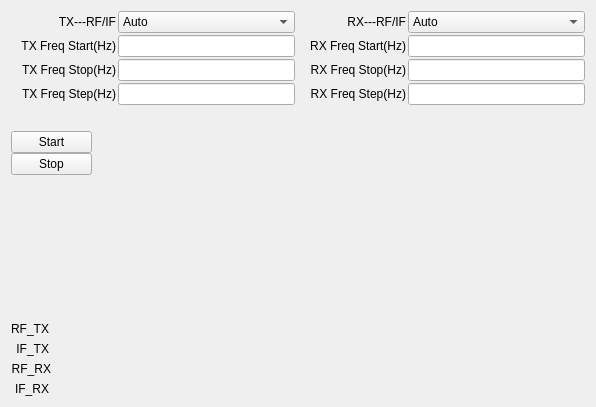
<?xml version="1.0" encoding="UTF-8"?>
<ui version="4.0">
 <class>QTestFreqResDlg</class>
 <widget class="QWidget" name="QTestFreqResDlg">
  <property name="geometry">
   <rect>
    <x>0</x>
    <y>0</y>
    <width>596</width>
    <height>407</height>
   </rect>
  </property>
  <property name="windowTitle">
   <string>Form</string>
  </property>
  <layout class="QVBoxLayout" name="verticalLayout_4" stretch="0,1">
   <item>
    <layout class="QHBoxLayout" name="horizontalLayout">
     <item>
      <layout class="QVBoxLayout" name="verticalLayout">
       <property name="spacing">
        <number>2</number>
       </property>
       <item>
        <layout class="QHBoxLayout" name="horizontalLayout_4">
         <item>
          <widget class="QLabel" name="label_3">
           <property name="sizePolicy">
            <sizepolicy hsizetype="Fixed" vsizetype="Fixed">
             <horstretch>0</horstretch>
             <verstretch>0</verstretch>
            </sizepolicy>
           </property>
           <property name="minimumSize">
            <size>
             <width>105</width>
             <height>16</height>
            </size>
           </property>
           <property name="text">
            <string>TX---RF/IF</string>
           </property>
           <property name="alignment">
            <set>Qt::AlignRight|Qt::AlignTrailing|Qt::AlignVCenter</set>
           </property>
          </widget>
         </item>
         <item>
          <widget class="QComboBox" name="comboBoxTX_RF_IF">
           <property name="enabled">
            <bool>true</bool>
           </property>
           <property name="baseSize">
            <size>
             <width>132</width>
             <height>0</height>
            </size>
           </property>
           <item>
            <property name="text">
             <string>Auto</string>
            </property>
           </item>
           <item>
            <property name="text">
             <string>X</string>
            </property>
           </item>
           <item>
            <property name="text">
             <string>RF</string>
            </property>
           </item>
           <item>
            <property name="text">
             <string>IF</string>
            </property>
           </item>
           <item>
            <property name="text">
             <string>RF+IF</string>
            </property>
           </item>
          </widget>
         </item>
        </layout>
       </item>
       <item>
        <layout class="QHBoxLayout" name="horizontalLayoutFreqStar">
         <item>
          <widget class="QLabel" name="labelTXFreqStar">
           <property name="sizePolicy">
            <sizepolicy hsizetype="Fixed" vsizetype="Fixed">
             <horstretch>0</horstretch>
             <verstretch>0</verstretch>
            </sizepolicy>
           </property>
           <property name="minimumSize">
            <size>
             <width>105</width>
             <height>16</height>
            </size>
           </property>
           <property name="text">
            <string>TX Freq Start(Hz)</string>
           </property>
           <property name="alignment">
            <set>Qt::AlignRight|Qt::AlignTrailing|Qt::AlignVCenter</set>
           </property>
           <property name="buddy">
            <cstring>lineEditTXFreqStar</cstring>
           </property>
          </widget>
         </item>
         <item>
          <widget class="QLineEdit" name="lineEditTXFreqStar"/>
         </item>
        </layout>
       </item>
       <item>
        <layout class="QHBoxLayout" name="horizontalLayoutFreqStop">
         <item>
          <widget class="QLabel" name="labelTXFreqStop">
           <property name="sizePolicy">
            <sizepolicy hsizetype="Fixed" vsizetype="Fixed">
             <horstretch>0</horstretch>
             <verstretch>0</verstretch>
            </sizepolicy>
           </property>
           <property name="minimumSize">
            <size>
             <width>105</width>
             <height>16</height>
            </size>
           </property>
           <property name="text">
            <string>TX Freq Stop(Hz)</string>
           </property>
           <property name="alignment">
            <set>Qt::AlignRight|Qt::AlignTrailing|Qt::AlignVCenter</set>
           </property>
           <property name="buddy">
            <cstring>lineEditTXFreqStop</cstring>
           </property>
          </widget>
         </item>
         <item>
          <widget class="QLineEdit" name="lineEditTXFreqStop"/>
         </item>
        </layout>
       </item>
       <item>
        <layout class="QHBoxLayout" name="horizontalLayoutFreqStep">
         <item>
          <widget class="QLabel" name="labelTXFreqStep">
           <property name="sizePolicy">
            <sizepolicy hsizetype="Fixed" vsizetype="Fixed">
             <horstretch>0</horstretch>
             <verstretch>0</verstretch>
            </sizepolicy>
           </property>
           <property name="minimumSize">
            <size>
             <width>105</width>
             <height>16</height>
            </size>
           </property>
           <property name="text">
            <string>TX Freq Step(Hz)</string>
           </property>
           <property name="alignment">
            <set>Qt::AlignRight|Qt::AlignTrailing|Qt::AlignVCenter</set>
           </property>
           <property name="buddy">
            <cstring>lineEditTXFreqStep</cstring>
           </property>
          </widget>
         </item>
         <item>
          <widget class="QLineEdit" name="lineEditTXFreqStep">
           <property name="sizePolicy">
            <sizepolicy hsizetype="Expanding" vsizetype="Fixed">
             <horstretch>0</horstretch>
             <verstretch>0</verstretch>
            </sizepolicy>
           </property>
           <property name="readOnly">
            <bool>false</bool>
           </property>
          </widget>
         </item>
        </layout>
       </item>
      </layout>
     </item>
     <item>
      <layout class="QVBoxLayout" name="verticalLayout_2">
       <property name="spacing">
        <number>2</number>
       </property>
       <item>
        <layout class="QHBoxLayout" name="horizontalLayout_5">
         <item>
          <widget class="QLabel" name="label_4">
           <property name="sizePolicy">
            <sizepolicy hsizetype="Fixed" vsizetype="Fixed">
             <horstretch>0</horstretch>
             <verstretch>0</verstretch>
            </sizepolicy>
           </property>
           <property name="minimumSize">
            <size>
             <width>105</width>
             <height>16</height>
            </size>
           </property>
           <property name="text">
            <string>RX---RF/IF</string>
           </property>
           <property name="alignment">
            <set>Qt::AlignRight|Qt::AlignTrailing|Qt::AlignVCenter</set>
           </property>
          </widget>
         </item>
         <item>
          <widget class="QComboBox" name="comboBoxRX_RF_IF">
           <property name="enabled">
            <bool>true</bool>
           </property>
           <property name="baseSize">
            <size>
             <width>132</width>
             <height>0</height>
            </size>
           </property>
           <item>
            <property name="text">
             <string>Auto</string>
            </property>
           </item>
           <item>
            <property name="text">
             <string>X</string>
            </property>
           </item>
           <item>
            <property name="text">
             <string>RF</string>
            </property>
           </item>
           <item>
            <property name="text">
             <string>IF</string>
            </property>
           </item>
           <item>
            <property name="text">
             <string>RF+IF</string>
            </property>
           </item>
          </widget>
         </item>
        </layout>
       </item>
       <item>
        <layout class="QHBoxLayout" name="horizontalLayoutFreqStar_2">
         <item>
          <widget class="QLabel" name="labelRXFreqStar">
           <property name="sizePolicy">
            <sizepolicy hsizetype="Fixed" vsizetype="Fixed">
             <horstretch>0</horstretch>
             <verstretch>0</verstretch>
            </sizepolicy>
           </property>
           <property name="minimumSize">
            <size>
             <width>105</width>
             <height>16</height>
            </size>
           </property>
           <property name="text">
            <string>RX Freq Start(Hz)</string>
           </property>
           <property name="alignment">
            <set>Qt::AlignRight|Qt::AlignTrailing|Qt::AlignVCenter</set>
           </property>
           <property name="buddy">
            <cstring>lineEditTXFreqStar</cstring>
           </property>
          </widget>
         </item>
         <item>
          <widget class="QLineEdit" name="lineEditRXFreqStar"/>
         </item>
        </layout>
       </item>
       <item>
        <layout class="QHBoxLayout" name="horizontalLayoutFreqStop_2">
         <item>
          <widget class="QLabel" name="labelRXFreqStop">
           <property name="sizePolicy">
            <sizepolicy hsizetype="Fixed" vsizetype="Fixed">
             <horstretch>0</horstretch>
             <verstretch>0</verstretch>
            </sizepolicy>
           </property>
           <property name="minimumSize">
            <size>
             <width>105</width>
             <height>16</height>
            </size>
           </property>
           <property name="text">
            <string>RX Freq Stop(Hz)</string>
           </property>
           <property name="alignment">
            <set>Qt::AlignRight|Qt::AlignTrailing|Qt::AlignVCenter</set>
           </property>
           <property name="buddy">
            <cstring>lineEditTXFreqStop</cstring>
           </property>
          </widget>
         </item>
         <item>
          <widget class="QLineEdit" name="lineEditRXFreqStop"/>
         </item>
        </layout>
       </item>
       <item>
        <layout class="QHBoxLayout" name="horizontalLayoutFreqStep_2">
         <item>
          <widget class="QLabel" name="labeRXFreqStep">
           <property name="sizePolicy">
            <sizepolicy hsizetype="Fixed" vsizetype="Fixed">
             <horstretch>0</horstretch>
             <verstretch>0</verstretch>
            </sizepolicy>
           </property>
           <property name="minimumSize">
            <size>
             <width>105</width>
             <height>16</height>
            </size>
           </property>
           <property name="text">
            <string>RX Freq Step(Hz)</string>
           </property>
           <property name="alignment">
            <set>Qt::AlignRight|Qt::AlignTrailing|Qt::AlignVCenter</set>
           </property>
           <property name="buddy">
            <cstring>lineEditTXFreqStep</cstring>
           </property>
          </widget>
         </item>
         <item>
          <widget class="QLineEdit" name="lineEditRXFreqStep">
           <property name="sizePolicy">
            <sizepolicy hsizetype="Expanding" vsizetype="Fixed">
             <horstretch>0</horstretch>
             <verstretch>0</verstretch>
            </sizepolicy>
           </property>
          </widget>
         </item>
        </layout>
       </item>
       <item>
        <layout class="QHBoxLayout" name="horizontalLayoutRefMethod_3"/>
       </item>
      </layout>
     </item>
    </layout>
   </item>
   <item>
    <layout class="QHBoxLayout" name="horizontalLayout_2" stretch="1,10">
     <item>
      <layout class="QVBoxLayout" name="verticalLayout_3">
       <item>
        <spacer name="verticalSpacer1">
         <property name="orientation">
          <enum>Qt::Vertical</enum>
         </property>
         <property name="sizeType">
          <enum>QSizePolicy::Fixed</enum>
         </property>
         <property name="sizeHint" stdset="0">
          <size>
           <width>20</width>
           <height>20</height>
          </size>
         </property>
        </spacer>
       </item>
       <item>
        <layout class="QHBoxLayout" name="horizontalLayoutThreadCtrl">
         <property name="spacing">
          <number>0</number>
         </property>
         <item>
          <layout class="QVBoxLayout" name="verticalLayoutStarPaus">
           <property name="spacing">
            <number>0</number>
           </property>
           <item>
            <widget class="QPushButton" name="pushButtonStar">
             <property name="sizePolicy">
              <sizepolicy hsizetype="Expanding" vsizetype="Fixed">
               <horstretch>0</horstretch>
               <verstretch>0</verstretch>
              </sizepolicy>
             </property>
             <property name="text">
              <string>Start</string>
             </property>
            </widget>
           </item>
           <item>
            <widget class="QPushButton" name="pushButtonStop">
             <property name="sizePolicy">
              <sizepolicy hsizetype="Expanding" vsizetype="Fixed">
               <horstretch>0</horstretch>
               <verstretch>0</verstretch>
              </sizepolicy>
             </property>
             <property name="text">
              <string>Stop</string>
             </property>
            </widget>
           </item>
          </layout>
         </item>
        </layout>
       </item>
       <item>
        <spacer name="verticalSpacer_2">
         <property name="orientation">
          <enum>Qt::Vertical</enum>
         </property>
         <property name="sizeHint" stdset="0">
          <size>
           <width>13</width>
           <height>13</height>
          </size>
         </property>
        </spacer>
       </item>
       <item>
        <layout class="QHBoxLayout" name="horizontalLayout_6">
         <item>
          <widget class="QLabel" name="labelResultRF_TX">
           <property name="text">
            <string>RF_TX</string>
           </property>
           <property name="alignment">
            <set>Qt::AlignRight|Qt::AlignTrailing|Qt::AlignVCenter</set>
           </property>
          </widget>
         </item>
         <item>
          <widget class="QLed" name="resultRF_TX" native="true">
           <property name="minimumSize">
            <size>
             <width>35</width>
             <height>0</height>
            </size>
           </property>
          </widget>
         </item>
        </layout>
       </item>
       <item>
        <layout class="QHBoxLayout" name="horizontalLayout_9">
         <item>
          <widget class="QLabel" name="labelResultIF_TX">
           <property name="text">
            <string>IF_TX</string>
           </property>
           <property name="alignment">
            <set>Qt::AlignRight|Qt::AlignTrailing|Qt::AlignVCenter</set>
           </property>
          </widget>
         </item>
         <item>
          <widget class="QLed" name="resultIF_TX" native="true">
           <property name="minimumSize">
            <size>
             <width>35</width>
             <height>0</height>
            </size>
           </property>
          </widget>
         </item>
        </layout>
       </item>
       <item>
        <layout class="QHBoxLayout" name="horizontalLayout_8">
         <item>
          <widget class="QLabel" name="labelResultRF_RX">
           <property name="text">
            <string>RF_RX</string>
           </property>
           <property name="alignment">
            <set>Qt::AlignRight|Qt::AlignTrailing|Qt::AlignVCenter</set>
           </property>
          </widget>
         </item>
         <item>
          <widget class="QLed" name="resultRF_RX" native="true">
           <property name="minimumSize">
            <size>
             <width>35</width>
             <height>0</height>
            </size>
           </property>
          </widget>
         </item>
        </layout>
       </item>
       <item>
        <layout class="QHBoxLayout" name="horizontalLayout_7">
         <item>
          <widget class="QLabel" name="labelResultIF_RX">
           <property name="text">
            <string>IF_RX</string>
           </property>
           <property name="alignment">
            <set>Qt::AlignRight|Qt::AlignTrailing|Qt::AlignVCenter</set>
           </property>
          </widget>
         </item>
         <item>
          <widget class="QLed" name="resultIF_RX" native="true">
           <property name="minimumSize">
            <size>
             <width>35</width>
             <height>0</height>
            </size>
           </property>
          </widget>
         </item>
        </layout>
       </item>
      </layout>
     </item>
     <item>
      <widget class="QTestFreqResWidget" name="widgetData" native="true">
       <property name="maximumSize">
        <size>
         <width>16777215</width>
         <height>16777215</height>
        </size>
       </property>
      </widget>
     </item>
    </layout>
   </item>
  </layout>
 </widget>
 <customwidgets>
  <customwidget>
   <class>QLed</class>
   <extends>QWidget</extends>
   <header>led.h</header>
   <container>1</container>
  </customwidget>
  <customwidget>
   <class>QTestFreqResWidget</class>
   <extends>QWidget</extends>
   <header>q_test_freq_res_widget.h</header>
   <container>1</container>
  </customwidget>
 </customwidgets>
 <resources/>
 <connections/>
</ui>
